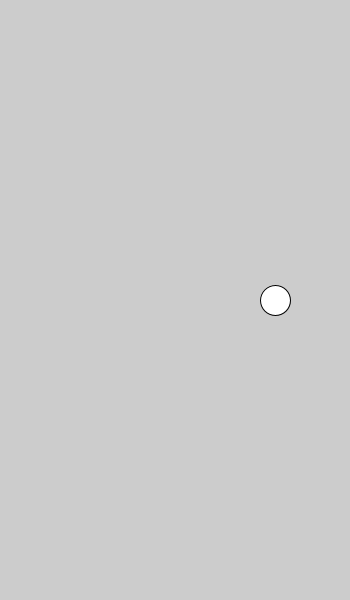
Frame 1 (no input)
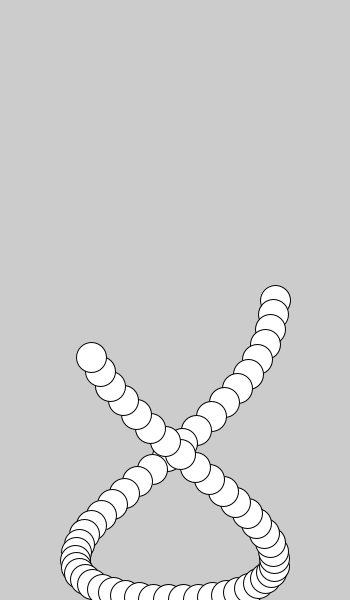
Frame 60 (the mouse pressed at the canvas centre just before this capture)
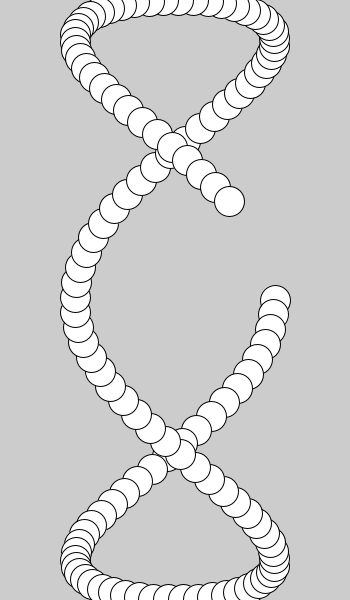
Frame 120 (the mouse held since frame 60 and released just before this capture)

The Processing sketch that drew these frames (run headless with seeded random() and noise(); from frame 60 on, the mouse is pressed at the canvas centre):

// Processing sketch: processing_95065
// ── processing_95065.pde

float incremeter = 0 ;
void setup() {
  size(350, 600);
}

void draw() {
  
  float yOff = sin(incremeter) *300;
  float xOff = cos(incremeter *3) *100;
  ellipse(175 + xOff, 300+yOff, 30, 30);
  println(sin(incremeter)*50);
  incremeter += .05;
}
